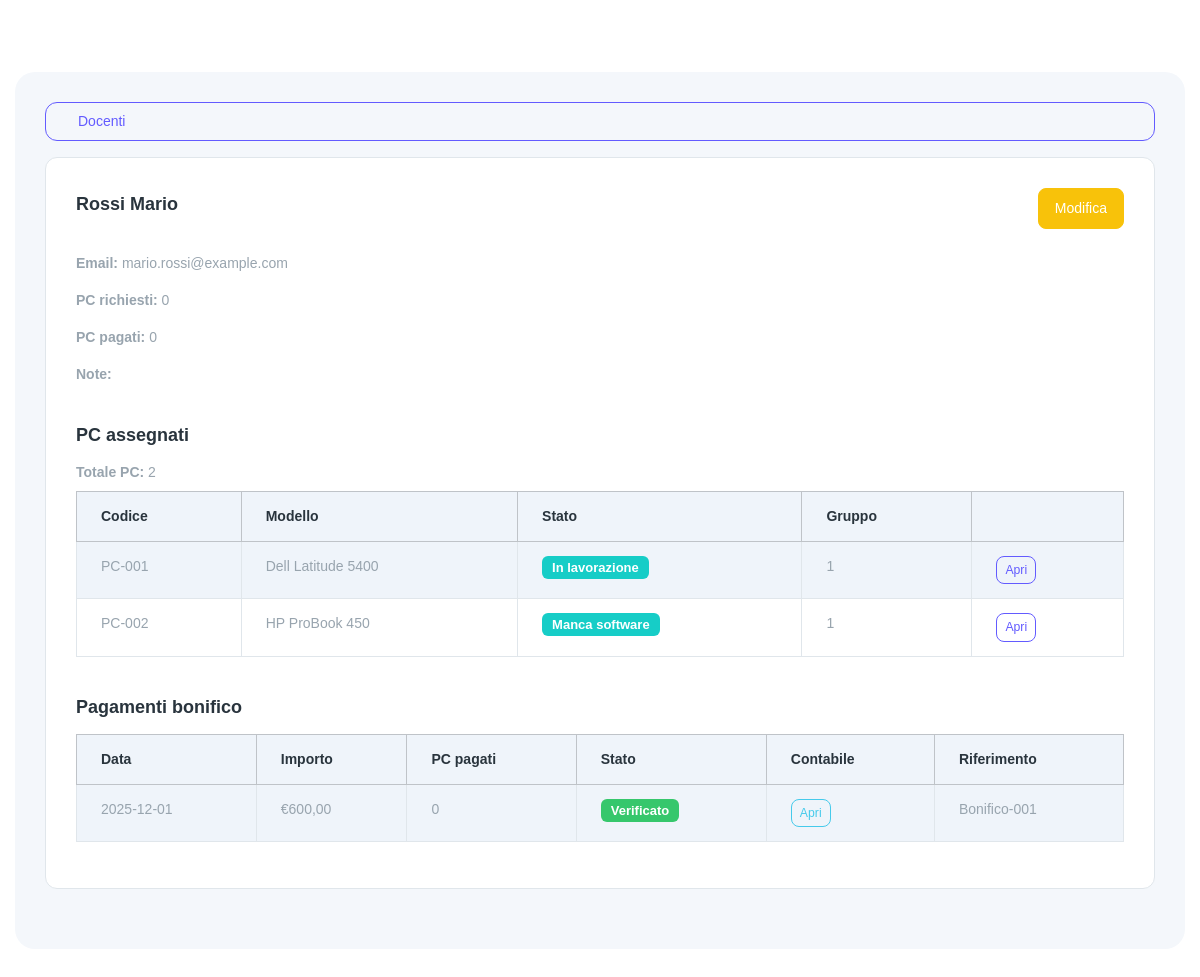
/customers/1 (signed in), run on the app's committed database.
### tables this page shows
CREATE TABLE IF NOT EXISTS customers (
  id INT AUTO_INCREMENT PRIMARY KEY,
  first_name VARCHAR(100) NOT NULL,
  last_name VARCHAR(100) NOT NULL,
  email VARCHAR(190) NOT NULL UNIQUE,
  pc_requested_count INT NOT NULL DEFAULT 0,
  notes TEXT NULL,
  created_at TIMESTAMP NOT NULL DEFAULT CURRENT_TIMESTAMP,
  updated_at TIMESTAMP NULL DEFAULT NULL ON UPDATE CURRENT_TIMESTAMP
);

CREATE TABLE IF NOT EXISTS laptops (
  id INT AUTO_INCREMENT PRIMARY KEY,
  code VARCHAR(60) NOT NULL UNIQUE,
  brand_model VARCHAR(150) NOT NULL,
  cpu VARCHAR(120) NULL,
  ram VARCHAR(60) NULL,
  storage VARCHAR(120) NULL,
  screen VARCHAR(120) NULL,
  tech_notes TEXT NULL,
  scratches TEXT NULL,
  physical_condition VARCHAR(120) NULL,
  battery VARCHAR(120) NULL,
  condition_level ENUM('excellent','very_good','good','average','fair','poor') NOT NULL DEFAULT 'good',
  office_license VARCHAR(120) NULL,
  windows_license VARCHAR(120) NULL,
  other_software_request TEXT NULL,
  status ENUM('in_progress','ready','missing_office','missing_software','to_check','delivered') NOT NULL DEFAULT 'in_progress',
  customer_id INT NULL,
  group_id INT NULL,
  last_operator_student_id INT NULL,
  created_at TIMESTAMP NOT NULL DEFAULT CURRENT_TIMESTAMP,
  updated_at TIMESTAMP NULL DEFAULT NULL ON UPDATE CURRENT_TIMESTAMP,
  CONSTRAINT fk_laptops_customer FOREIGN KEY (customer_id) REFERENCES customers(id) ON DELETE SET NULL ON UPDATE CASCADE,
  CONSTRAINT fk_laptops_group FOREIGN KEY (group_id) REFERENCES work_groups(id) ON DELETE SET NULL ON UPDATE CASCADE,
  CONSTRAINT fk_laptops_last_operator FOREIGN KEY (last_operator_student_id) REFERENCES students(id) ON DELETE SET NULL ON UPDATE CASCADE
);

CREATE TABLE IF NOT EXISTS payment_transfers (
  id INT AUTO_INCREMENT PRIMARY KEY,
  customer_id INT NOT NULL,
  amount DECIMAL(10,2) NOT NULL,
  paid_at DATE NOT NULL,
  reference VARCHAR(190) NULL,
  receipt_path VARCHAR(255) NULL,
  pcs_paid_count INT NOT NULL DEFAULT 0,
  status ENUM('pending','verified','rejected') NOT NULL DEFAULT 'pending',
  created_at TIMESTAMP NOT NULL DEFAULT CURRENT_TIMESTAMP,
  updated_at TIMESTAMP NULL DEFAULT NULL ON UPDATE CURRENT_TIMESTAMP,
  CONSTRAINT fk_payments_customer FOREIGN KEY (customer_id) REFERENCES customers(id) ON DELETE CASCADE ON UPDATE CASCADE,
  KEY idx_payments_customer (customer_id),
  KEY idx_payments_status (status)
);

### app/core/Helpers.php (called while the page is built, shortened)
<?php
class Helpers {
  public static function url($path = '') {
    $scriptDir = str_replace('\\', '/', dirname($_SERVER['SCRIPT_NAME']));
    $base = $scriptDir === '/' ? '' : $scriptDir;
    return $base . '/' . ltrim($path, '/');
  }
  public static function view($template, $data = []) { extract($data); require __DIR__ . '/../views/layout.php'; }
}

### app/controllers/CustomerController.php (called while the page is built, shortened)
<?php
class CustomerController {
  public function show($id) {
    $m = new Customer();
    $c = $m->find($id);
    $laptops = $m->laptops($id);
    $payments = $m->payments($id);
    Helpers::view('customers/show', ['title'=>'Docente','customer'=>$c,'laptops'=>$laptops,'payments'=>$payments]);
  }
}

### public/index.php (called while the page is built, shortened)
<?php
spl_autoload_register(function($class){
  $prefix = 'App\\';
  $path = __DIR__ . '/../app/' . str_replace('\\', '/', substr($class, strlen($prefix))) . '.php';
});
$router = new Router();
$router->get('/login', [AuthController::class,'loginForm']);
$router->post('/login', [AuthController::class,'login']);
$router->get('/logout', [AuthController::class,'logout']);
$router->get('/', function(){
  if (!Auth::check()) { Helpers::redirect('/login'); }
  $pdo = DB::conn();
  $stmt = $pdo->prepare('SELECT metric, value FROM view_cards WHERE scope=?');
  $stmt->execute(['dashboard']);
  $rows = $stmt->fetchAll();
  if (!$rows) {
    ViewCardService::refreshDashboard();
    $stmt->execute(['dashboard']);
    $rows = $stmt->fetchAll();
  }
  $counts = [];
  foreach ($rows as $r) { $counts[$r['metric']] = (int)$r['value']; }
  Helpers::view('dashboard', ['title'=>'Dashboard','counts'=>$counts]);
});
$router->get('/admin/migrate', function(){
  if (!Auth::isAdmin()) { http_response_code(403); echo '403'; return; }
  $pdo = DB::conn();
  $dir = dirname(__DIR__) . DIRECTORY_SEPARATOR . 'database' . DIRECTORY_SEPARATOR . 'migrations';
  $files = [];
  foreach (glob($dir . DIRECTORY_SEPARATOR . '*.sql') as $f) { $files[] = $f; }
  sort($files);
  foreach ($files as $file) {
    $sql = file_get_contents($file);
    $chunks = array_filter(array_map('trim', preg_split('/;\\s*/', $sql)));
    foreach ($chunks as $chunk) {
      if ($chunk === '') continue;
      try { $pdo->exec($chunk); } catch (\Throwable $e) {}
    }
  }
  \App\Core\Helpers::addFlash('success', 'Migrazioni eseguite');
  ViewCardService::refreshAll();
  \App\Core\Helpers::redirect('/');
});
$router->get('/laptops', [LaptopController::class,'index']);
$router->get('/laptops/export', [LaptopController::class,'export']);
$router->post('/laptops/import', [LaptopController::class,'import']);
$router->get('/laptops/create', [LaptopController::class,'createForm']);
$router->post('/laptops', [LaptopController::class,'store']);
$router->get('/laptops/{id}', [LaptopController::class,'show']);
$router->get('/laptops/{id}/edit', [LaptopController::class,'editForm']);
$router->post('/laptops/{id}/update', [LaptopController::class,'update']);
$router->post('/laptops/{id}/delete', [LaptopController::class,'delete']);
$router->get('/customers', [CustomerController::class,'index']);
$router->get('/customers/export', [CustomerController::class,'export']);
$router->post('/customers/import', [CustomerController::class,'import']);
$router->get('/customers/create', [CustomerController::class,'createForm']);
$router->post('/customers', [CustomerController::class,'store']);
$router->get('/customers/{id}', [CustomerController::class,'show']);
$router->get('/customers/{id}/edit', [CustomerController::class,'editForm']);
$router->post('/customers/{id}/update', [CustomerController::class,'update']);
$router->post('/customers/{id}/delete', [CustomerController::class,'delete']);
$router->get('/students', [StudentController::class,'index']);
$router->get('/students/export', [StudentController::class,'export']);
$router->post('/students/import', [StudentController::class,'import']);
$router->get('/students/create', [StudentController::class,'createForm']);
$router->post('/students', [StudentController::class,'store']);
$router->get('/students/{id}/edit', [StudentController::class,'editForm']);
$router->post('/students/{id}/update', [StudentController::class,'update']);
$router->post('/students/{id}/delete', [StudentController::class,'delete']);
$router->get('/work-groups', [WorkGroupController::class,'index']);
$router->get('/work-groups/create', [WorkGroupController::class,'createForm']);
$router->post('/work-groups', [WorkGroupController::class,'store']);
$router->get('/work-groups/{id}', [WorkGroupController::class,'show']);
$router->get('/work-groups/{id}/edit', [WorkGroupController::class,'editForm']);
$router->post('/work-groups/{id}/update', [WorkGroupController::class,'update']);
$router->post('/work-groups/{id}/add-member', [WorkGroupController::class,'addMember']);
$router->post('/work-groups/{id}/remove-member', [WorkGroupController::class,'removeMember']);
$router->get('/work-groups/export', [WorkGroupController::class,'export']);
$router->post('/work-groups/import', [WorkGroupController::class,'import']);
$router->post('/work-groups/{id}/delete', [WorkGroupController::class,'delete']);
$router->get('/payments', [PaymentController::class,'index']);
$router->get('/payments/create', [PaymentController::class,'createForm']);
$router->post('/payments', [PaymentController::class,'store']);
$router->get('/payments/{id}/edit', [PaymentController::class,'editForm']);
$router->post('/payments/{id}/update', [PaymentController::class,'update']);
$router->post('/payments/{id}/delete', [PaymentController::class,'delete']);
$router->get('/logs', [LogsController::class,'index']);
$router->post('/logs/clear-access', [LogsController::class,'clearAccess']);
$router->post('/logs/clear-actions', [LogsController::class,'clearActions']);
$router->get('/software', [SoftwareController::class,'index']);
$router->get('/software/create', [SoftwareController::class,'createForm']);
$router->post('/software', [SoftwareController::class,'store']);
$router->get('/software/{id}/edit', [SoftwareController::class,'editForm']);
$router->post('/software/{id}/update', [SoftwareController::class,'update']);
$router->post('/software/{id}/delete', [SoftwareController::class,'delete']);
$router->dispatch();

### app/models/Model.php (called while the page is built, shortened)
<?php
class Model {
  public function __construct() { $this->pdo = DB::conn(); }
}

### app/core/DB.php (called while the page is built, shortened)
<?php
class DB {
  private static $pdo;
  public static function conn() {
    if (!self::$pdo) {
      $config = require __DIR__ . '/../config.php';
      $host = $config['db']['host'];
      $port = $config['db']['port'];
      $name = $config['db']['name'];
      $charset = $config['db']['charset'];
      $dsn = "mysql:host={$host};port={$port};dbname={$name};charset={$charset}";
      $user = $config['db']['user'];
      $pass = $config['db']['pass'];
      self::$pdo = new PDO($dsn, $user, $pass, [
        PDO::ATTR_ERRMODE => PDO::ERRMODE_EXCEPTION,
        PDO::ATTR_DEFAULT_FETCH_MODE => PDO::FETCH_ASSOC,
      ]);
    }
    return self::$pdo;
  }
}

### app/models/Customer.php (called while the page is built, shortened)
<?php
class Customer extends Model {
  public function find($id) {
    $st = $this->pdo->prepare('SELECT * FROM customers WHERE id=?');
    $st->execute([$id]);
    return $st->fetch();
  }
  public function laptops($id) {
    $st = $this->pdo->prepare('SELECT * FROM laptops WHERE customer_id=? ORDER BY code');
    $st->execute([$id]);
    return $st->fetchAll();
  }
  public function payments($id) {
    $st = $this->pdo->prepare('SELECT * FROM payment_transfers WHERE customer_id=? ORDER BY paid_at DESC');
    $st->execute([$id]);
    return $st->fetchAll();
  }
}

### app/views/customers/show.php (the view)
<div class="row">
  <div class="col-md-12">
    <div class="card">
      <div class="card-body">
        <div class="d-flex justify-content-between align-items-center mb-4">
            <h5 class="card-title fw-semibold"><?php echo htmlspecialchars($customer['last_name'].' '.$customer['first_name']); ?></h5>
            <a href="<?php echo \App\Core\Helpers::url('/customers/'.$customer['id'].'/edit'); ?>" class="btn btn-warning">Modifica</a>
        </div>
        <div class="row mb-4">
            <div class="col-md-6">
                <p><strong>Email:</strong> <?php echo htmlspecialchars($customer['email']); ?></p>
                <p><strong>PC richiesti:</strong> <?php echo (int)($customer['pc_requested_count'] ?? 0); ?></p>
                <p><strong>PC pagati:</strong> <?php $pcp=0; foreach ($payments as $p) { if (($p['status']??'')==='verified') { $pcp += (int)($p['pcs_paid_count']??0); } } echo $pcp; ?></p>
                <p><strong>Note:</strong> <?php echo htmlspecialchars($customer['notes']); ?></p>
            </div>
        </div>
        <h5 class="card-title fw-semibold mb-3">PC assegnati</h5>
        <p class="mb-2"><strong>Totale PC:</strong> <?php echo count($laptops); ?></p>
        <div class="table-responsive mb-4">
          <table class="table table-striped table-bordered text-nowrap">
            <thead class="table-light"><tr><th>Codice</th><th>Modello</th><th>Stato</th><th>Gruppo</th><th></th></tr></thead>
            <tbody>
            <?php foreach ($laptops as $l) { ?>
              <tr>
                <td><?php echo htmlspecialchars($l['code']); ?></td>
                <td><?php echo htmlspecialchars($l['brand_model']); ?></td>
                <?php $__status_labels_row = ['in_progress'=>'In lavorazione','ready'=>'Pronto','missing_software'=>'Manca software','to_check'=>'Da verificare','delivered'=>'Consegnato']; ?>
                <td><span class="badge bg-secondary"><?php echo htmlspecialchars($__status_labels_row[$l['status']] ?? $l['status']); ?></span></td>
                <td><?php echo htmlspecialchars($l['group_id'] ? $l['group_id'] : ''); ?></td>
                <td><a class="btn btn-sm btn-outline-primary" href="<?php echo \App\Core\Helpers::url('/laptops/'.$l['id']); ?>">Apri</a></td>
              </tr>
            <?php } ?>
            </tbody>
          </table>
        </div>
        <h5 class="card-title fw-semibold mb-3">Pagamenti bonifico</h5>
        <div class="table-responsive">
          <table class="table table-striped table-bordered text-nowrap">
            <thead class="table-light"><tr><th>Data</th><th>Importo</th><th>PC pagati</th><th>Stato</th><th>Contabile</th><th>Riferimento</th></tr></thead>
            <tbody>
            <?php foreach ($payments as $p) { ?>
              <tr>
                <td><?php echo htmlspecialchars($p['paid_at']); ?></td>
                <td>€<?php echo number_format($p['amount'],2,',','.'); ?></td>
                <td><?php echo (int)($p['pcs_paid_count'] ?? 0); ?></td>
                <?php $__pay_labels = ['pending'=>'In attesa','verified'=>'Verificato','rejected'=>'Rifiutato']; $st = $p['status']; ?>
                <td><span class="badge bg-<?php echo $st=='verified'?'success':($st=='rejected'?'danger':'warning'); ?>"><?php echo htmlspecialchars($__pay_labels[$st] ?? $st); ?></span></td>
                <td><?php echo $p['receipt_path'] ? '<a class="btn btn-sm btn-outline-info" href="'.\App\Core\Helpers::url($p['receipt_path']).'" target="_blank">Apri</a>' : ''; ?></td>
                <td><?php echo htmlspecialchars($p['reference']??''); ?></td>
              </tr>
            <?php } ?>
            </tbody>
          </table>
        </div>
      </div>
    </div>
  </div>
</div>

### app/core/Router.php (shortened to what this page needs)
<?php
class Router {
  private $routes = [];
  public function get($path, $handler) { $this->routes['GET'][$path] = $handler; }
  public function post($path, $handler) { $this->routes['POST'][$path] = $handler; }
  public function dispatch() {
    $method = $_SERVER['REQUEST_METHOD'] ?? 'GET';
    $uri = parse_url($_SERVER['REQUEST_URI'] ?? '/', PHP_URL_PATH);
    $uri = rtrim($uri, '/') ?: '/';
    foreach ($this->routes[$method] ?? [] as $route => $handler) {
      $pattern = preg_replace('#\{[a-zA-Z_]+\}#', '([a-zA-Z0-9_-]+)', $route);
      if (preg_match('#^' . $pattern . '$#', $uri, $matches)) {
        array_shift($matches);
        $this->invoke($handler, $matches);
        return;
      }
    }
  }
  private function invoke($handler, $params = []) {
    if (is_array($handler)) {
      $method = $handler[1];
      $controller = new $class;
      call_user_func_array([$controller, $method], $params);
    }
  }
}

### data on the page
customers: last_name+first_name "Rossi Mario", email "mario.rossi@example.com", pc_requested_count "0"
laptops: code "PC-001", brand_model "Dell Latitude 5400", status "In lavorazione", group "1"
laptops: code "PC-002", brand_model "HP ProBook 450", status "Manca software", group "1"
payment_transfers: paid_at "2025-12-01", amount "600,00", pcs_paid_count "0", status "Verificato", reference "Bonifico-001"

### other printed values
$pcp "0"
count($laptops) "2"
